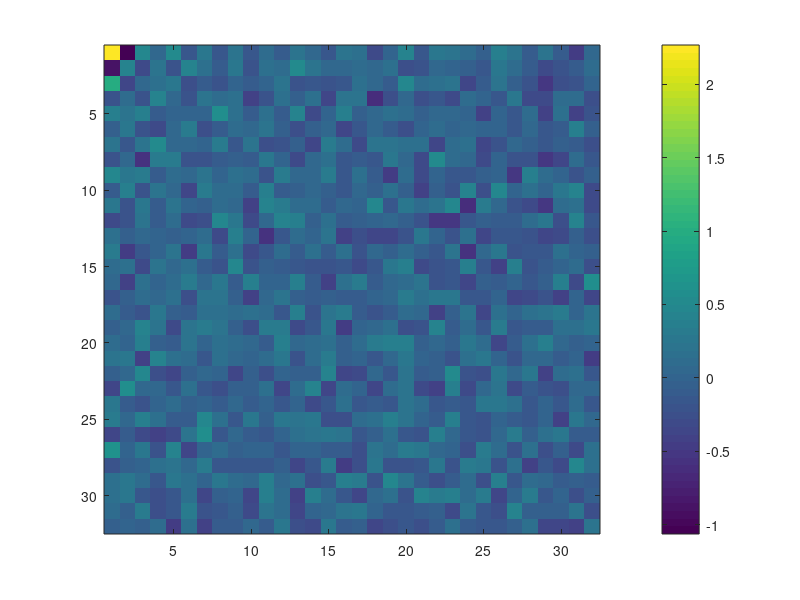
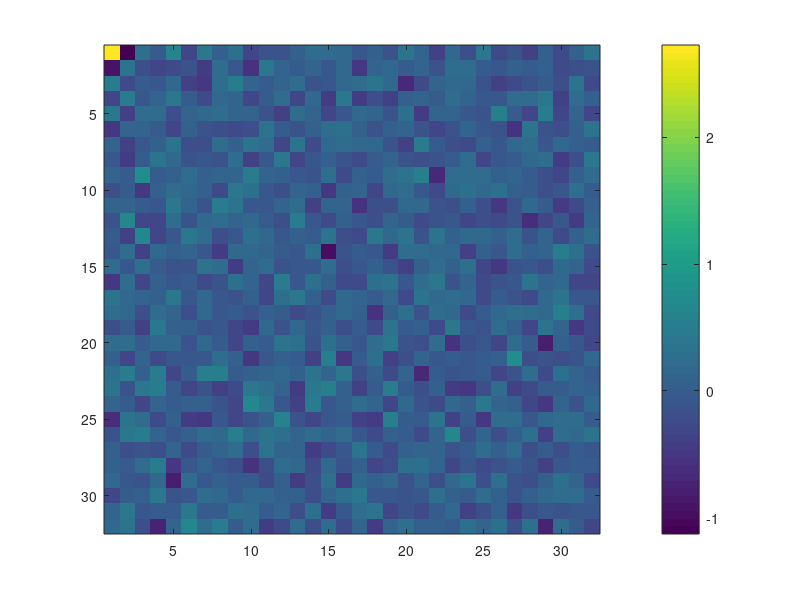
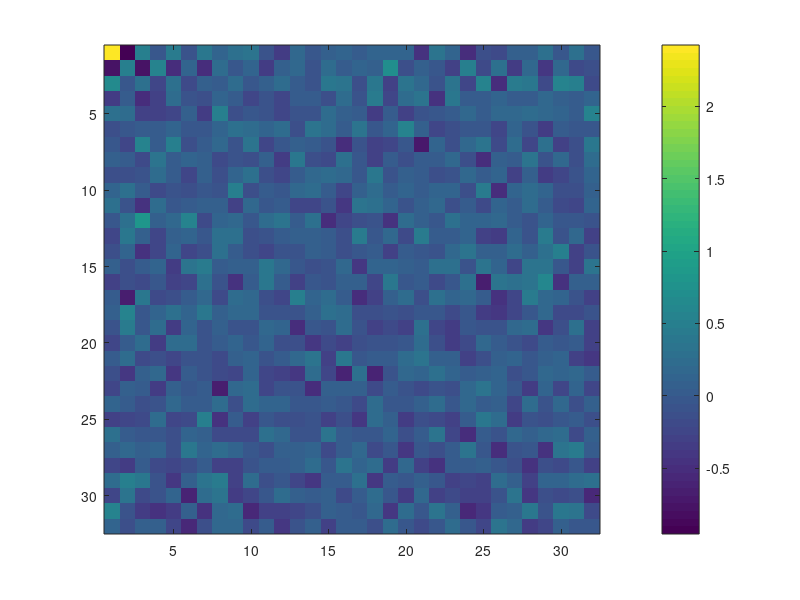
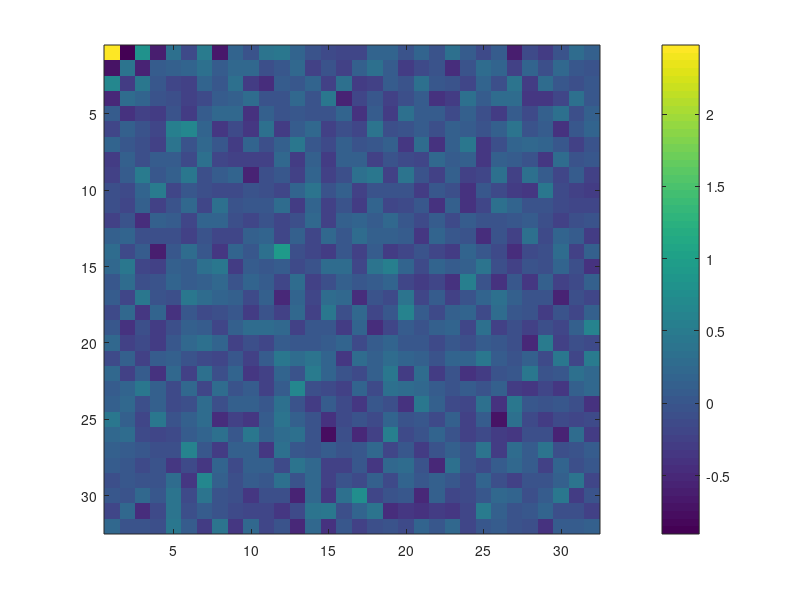

These figures' MATLAB source, in order:
clear;
clc;

n = 1024;
k = 200;
mvals = [100:100:1000];

for ii=1:length(mvals)
    m = mvals(ii);
    Phi = rand(m,n);Phi(Phi < 0.5) = -1; Phi(Phi >= 0.5) = 1;
    Psi = kron(dctmtx(32)',dctmtx(32)');

    indices = randperm(1024);
    thetas = zeros(1024,1);
    thetas(indices(1:k)) = rand(k,1);

    im = Psi*thetas; im = reshape(im,32,32);
    imagesc(im,[min(im(:)) max(im(:))]); colorbar;

    A = Phi*Psi; normA = A;
    for i=1:n, normA(:,i) = A(:,i)/norm(A(:,i),2);end;
    
    y = A*thetas;
    r = y;
    supp_set = [];
    for it=1:k
        dp = abs(r'*normA);
        [maxval,maxind] = max(dp); j = maxind(1); 
        supp_set = [supp_set j];
        theta_supp_set = A(:,supp_set)\y;
        r = y-A(:,supp_set)*theta_supp_set;
    end

    im_rec = Psi(:,supp_set)*theta_supp_set;
    im_true = Psi*thetas;

    rmseval(ii) = norm(im_rec-im_true,2)/norm(im_true,2);
    fprintf('\nrmseval = %f',rmseval(ii));
    im_rec = reshape(im_rec,32,32);
    figure,imagesc(im_rec,[min(im_rec(:)) max(im_rec(:))]); colorbar;
end
figure,plot(mvals,rmseval);
%%%%%%%
close all;
%%%%%%
m = 500;
rmseval = [];
kvals = [5,10,20,30,40,50,100,150,200];
Phi = rand(m,n);Phi(Phi < 0.5) = -1; Phi(Phi >= 0.5) = 1;
Psi = kron(dctmtx(32)',dctmtx(32)');
A = Phi*Psi; normA = A;
for i=1:n, normA(:,i) = A(:,i)/norm(A(:,i),2);end;

for ii=1:length(kvals)
    indices = randperm(1024);
    thetas = zeros(1024,1);

    thetas(indices(1:kvals(ii))) = rand(kvals(ii),1);

    im = Psi*thetas; im = reshape(im,32,32);
    imagesc(im,[min(im(:)) max(im(:))]); colorbar;
   
    y = A*thetas;
    r = y;
    supp_set = [];
    for it=1:kvals(ii)
        dp = abs(r'*normA);
        [maxval,maxind] = max(dp); j = maxind(1); 
        supp_set = [supp_set j];
        theta_supp_set = A(:,supp_set)\y;
        r = y-A(:,supp_set)*theta_supp_set;
    end

    im_rec = Psi(:,supp_set)*theta_supp_set;
    im_true = Psi*thetas;

    rmseval(ii) = norm(im_rec-im_true,2)/norm(im_true,2);
    fprintf('\nrmseval = %f',rmseval);
    im_rec = reshape(im_rec,32,32);
    figure,imagesc(im_rec,[min(im_rec(:)) max(im_rec(:))]); colorbar;
end
figure,plot(kvals,rmseval);

